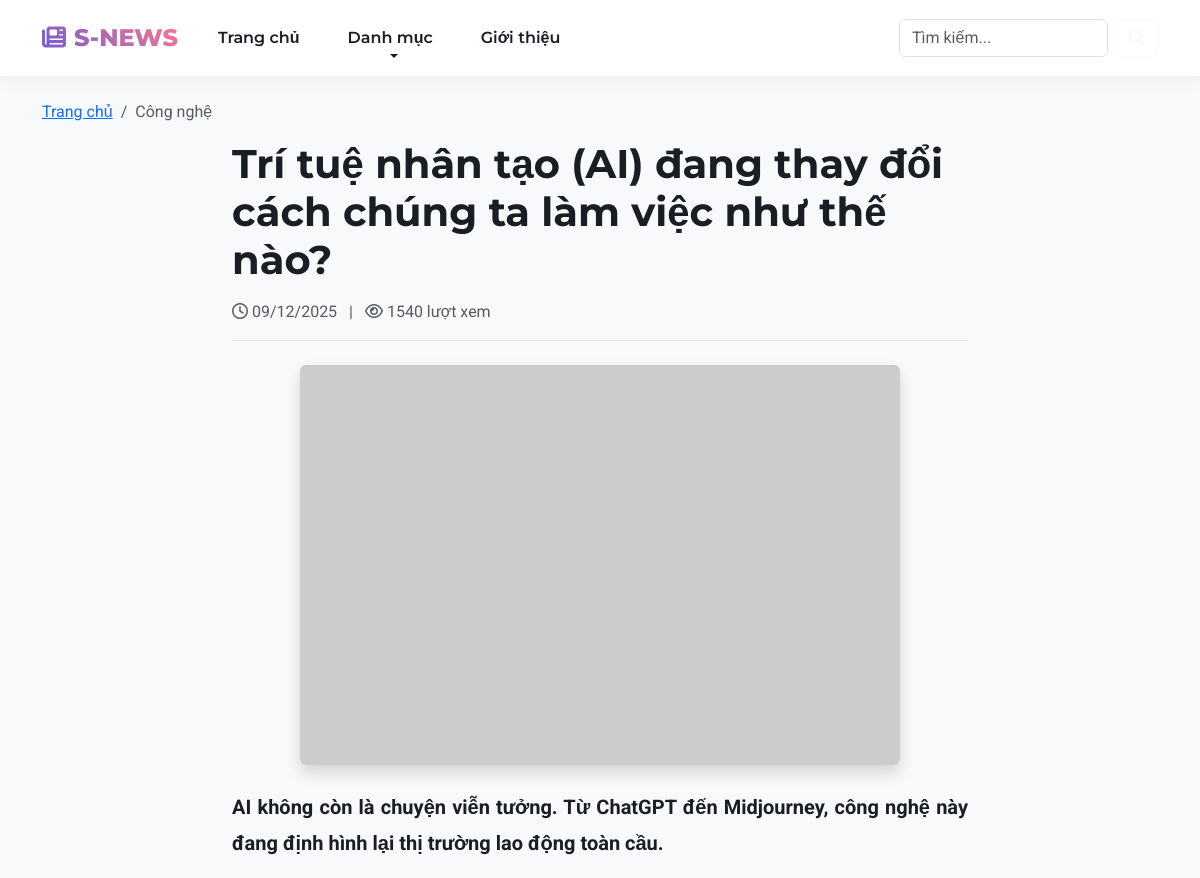
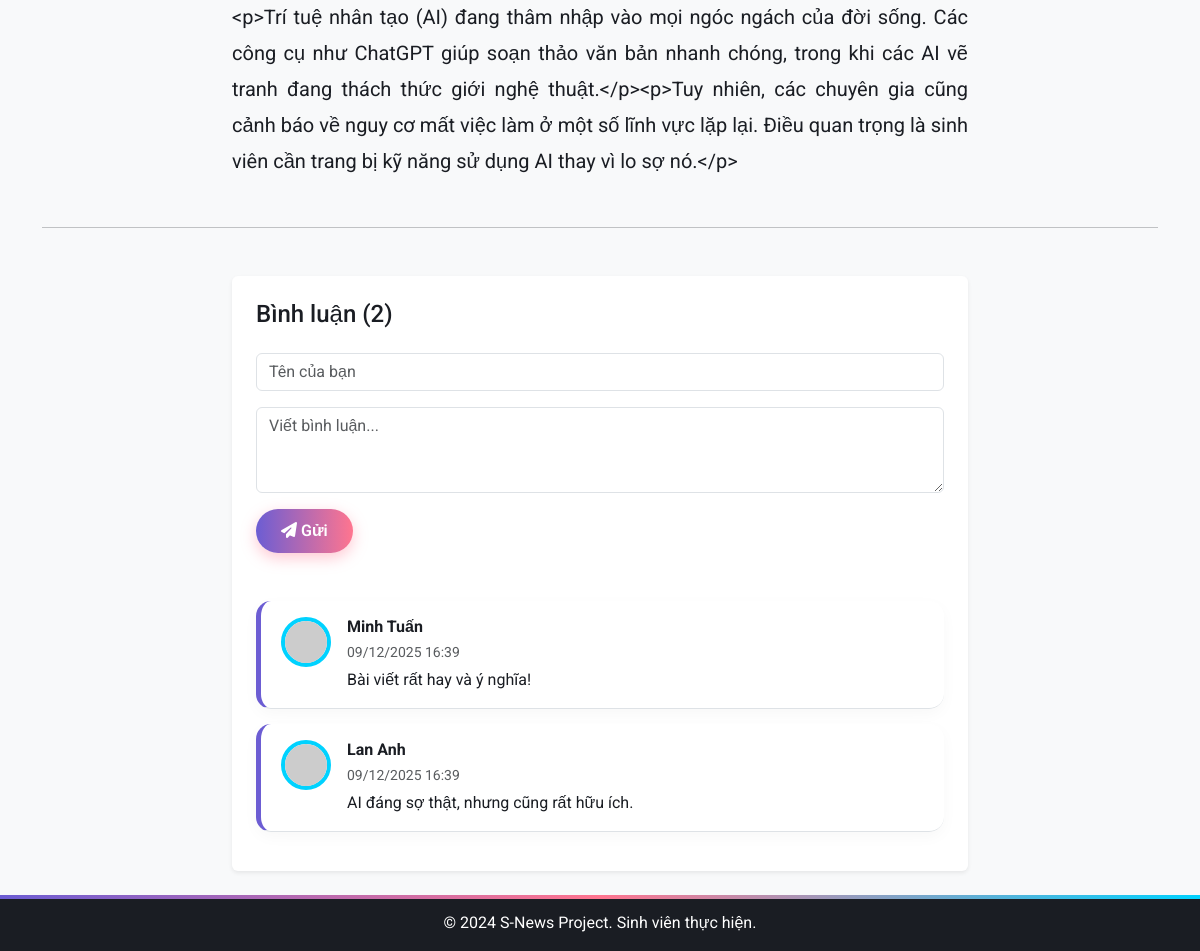
The app's page /pages/detail.php?id=1 with its own data (2 pictures, top to bottom).
### tables this page shows
CREATE TABLE articles (
    id INT AUTO_INCREMENT PRIMARY KEY,
    title VARCHAR(255) NOT NULL,
    summary TEXT,
    content LONGTEXT,  
    image_url VARCHAR(255),
    category VARCHAR(50) DEFAULT 'Tin tức',
    views INT DEFAULT 0,
    likes INT DEFAULT 0,
    created_at TIMESTAMP DEFAULT CURRENT_TIMESTAMP
);

CREATE TABLE comments (
    id INT AUTO_INCREMENT PRIMARY KEY,
    article_id INT NOT NULL,
    username VARCHAR(50) NOT NULL,
    content TEXT NOT NULL,
    created_at TIMESTAMP DEFAULT CURRENT_TIMESTAMP,
    FOREIGN KEY (article_id) REFERENCES articles(id) ON DELETE CASCADE
);

### classes/Database.php (called while the page is built, shortened)
<?php
class Database {
    private $host = "localhost";
    private $db_name = "s_news_db";
    private $username = "root";
    private $password = "";
    public function getConnection() {
        $this->conn = null;
        try {
            $this->conn = new PDO("mysql:host=" . $this->host . ";dbname=" . $this->db_name, $this->username, $this->password);
            $this->conn->exec("set names utf8mb4");
            $this->conn->setAttribute(PDO::ATTR_ERRMODE, PDO::ERRMODE_EXCEPTION);
        } catch(PDOException $exception) {
            echo "Loi ket noi: " . $exception->getMessage();
        }
        return $this->conn;
    }
}
?>

### pages/detail.php (the view, shortened to what this page needs)
<?php
require_once '../classes/BasePage.php';
class DetailPage extends BasePage {
    protected function renderBody() {
        $id = isset($_GET['id']) ? intval($_GET['id']) : 0;
        $stmt = $this->db->prepare("SELECT * FROM articles WHERE id = ?");
        $stmt->execute([$id]);
        $article = $stmt->fetch(PDO::FETCH_ASSOC);
        $this->db->query("UPDATE articles SET views = views + 1 WHERE id = $id");
        $img = $this->getImageUrl($article['image_url']);
        $cmtStmt = $this->db->prepare("SELECT * FROM comments WHERE article_id = ? ORDER BY created_at DESC");
        $cmtStmt->execute([$id]);
        $comments = $cmtStmt->fetchAll(PDO::FETCH_ASSOC);
        ?>
        <nav aria-label="breadcrumb">
            <ol class="breadcrumb">
                <li class="breadcrumb-item"><a href="../index.php">Trang chủ</a></li>
                <li class="breadcrumb-item active"><?php echo htmlspecialchars($article['category']); ?></li>
            </ol>
        </nav>
        <div class="row">
            <div class="col-lg-8 mx-auto">
                <h1 class="fw-bold mb-3"><?php echo htmlspecialchars($article['title']); ?></h1>
                <div class="text-muted mb-4 border-bottom pb-3">
                    <i class="fa-regular fa-clock"></i> <?php echo date('d/m/Y', strtotime($article['created_at'])); ?>
                    <span class="mx-2">|</span>
                    <i class="fa-regular fa-eye"></i> <?php echo $article['views']; ?> lượt xem
                </div>
                <div class="text-center mb-4">
                    <img src="<?php echo $img; ?>" class="img-fluid rounded shadow" alt="Minh hoa">
                </div>
                <div class="article-content fs-5" style="line-height: 1.8; text-align: justify;">
                    <p class="fw-bold"><?php echo $article['summary']; ?></p>
                    <?php echo nl2br(htmlspecialchars($article['content'])); ?>
                </div>
            </div>
        </div>
        <hr class="my-5">
        <div class="row justify-content-center">
            <div class="col-lg-8">
                <div class="bg-white p-4 rounded shadow-sm">
                    <h4 class="mb-4">Bình luận (<span id="cmtCount"><?php echo count($comments); ?></span>)</h4>
                    <form id="commentForm" class="mb-5">
                        <div class="mb-3">
                            <input type="text" id="username" class="form-control" placeholder="Tên của bạn" required>
                        </div>
                        <div class="mb-3">
                            <textarea id="content" class="form-control" rows="3" placeholder="Viết bình luận..." required></textarea>
                        </div>
                        <button type="submit" class="btn btn-primary"><i class="fa-solid fa-paper-plane"></i> Gửi</button>
                    </form>
                    <div id="commentList">
                        <?php foreach ($comments as $cmt): ?>
                            <div class="d-flex border-bottom py-3">
                                <div class="flex-shrink-0">
                                    <img src="https://ui-avatars.com/api/?name=<?php echo urlencode($cmt['username']); ?>&background=random" class="rounded-circle" width="50">
                                </div>
                                <div class="flex-grow-1 ms-3">
                                    <h6 class="fw-bold mb-1"><?php echo htmlspecialchars($cmt['username']); ?></h6>
                                    <small class="text-muted"><?php echo date('d/m/Y H:i', strtotime($cmt['created_at'])); ?></small>
                                    <p class="mb-0 mt-1"><?php echo nl2br(htmlspecialchars($cmt['content'])); ?></p>
                                </div>
                            </div>
                        <?php endforeach; ?>
                    </div>
                </div>
            </div>
        </div>
        <?php
    }
}
$page = new DetailPage("Chi tiết tin");
$page->render();
?>

### css/style.css (style rules this page uses)
:root { --color-primary: #6C5DD3; --color-secondary: #FF758F; --color-accent: #00D2FF; --bg-body: #F5F7FA; --text-dark: #1A1D23; --text-gray: #64748B; --card-shadow: 0 10px 30px rgba(108, 93, 211, 0.15); --hover-shadow: 0 20px 40px rgba(108, 93, 211, 0.25); }
body { background-color: var(--bg-body); font-family: 'Roboto', sans-serif; color: var(--text-dark); overflow-x: hidden; }
.btn-primary, .btn-outline-primary { background: linear-gradient(90deg, var(--color-primary), var(--color-secondary), var(--color-primary)); background-size: 200% auto; border: none; color: #fff; font-weight: 600; border-radius: 50px; padding: 10px 25px; box-shadow: 0 5px 15px rgba(255, 117, 143, 0.4); transition: 0.5s; animation: gradientFlow 3s infinite linear; }
h1, h2, h3 { font-family: 'Montserrat', sans-serif; font-weight: 800; color: var(--text-dark); }
.rounded-circle { transition: transform 0.5s ease; border: 4px solid var(--color-accent); }
#commentList .d-flex { background: #fff; border-radius: 15px; padding: 20px; margin-bottom: 15px; border-left: 5px solid var(--color-primary); box-shadow: 0 5px 15px rgba(0,0,0,0.03); transition: transform 0.3s; }

### records on screen
articles: category "Công nghệ", title "Trí tuệ nhân tạo (AI) đang thay đổi cách chúng ta làm việc như thế nào?", created_at "09/12/2025", views "1540", summary "AI không còn là chuyện viễn tưởng. Từ ChatGPT đến Midjourney, công nghệ này đang định hình lại thị trường lao động toàn cầu.", content "<p>Trí tuệ nhân tạo (AI) đang thâm nhập vào mọi ngóc ngách của đời sống. Các công cụ như ChatGPT giúp soạn thảo văn bản nhanh chóng, trong khi các AI vẽ tranh đang thách thức giới nghệ thuật.</p><p>Tuy nhiên, các chuyên gia cũng cảnh báo về nguy cơ mất việc làm ở một số lĩnh vực lặp lại. Điều quan trọng là sinh viên cần trang bị kỹ năng sử dụng AI thay vì lo sợ nó.</p>"
comments: username "Minh Tuấn", created_at "09/12/2025 16:39", content "Bài viết rất hay và ý nghĩa!"
comments: username "Lan Anh", created_at "09/12/2025 16:39", content "AI đáng sợ thật, nhưng cũng rất hữu ích."

### other values on screen
count($comments) "2"
